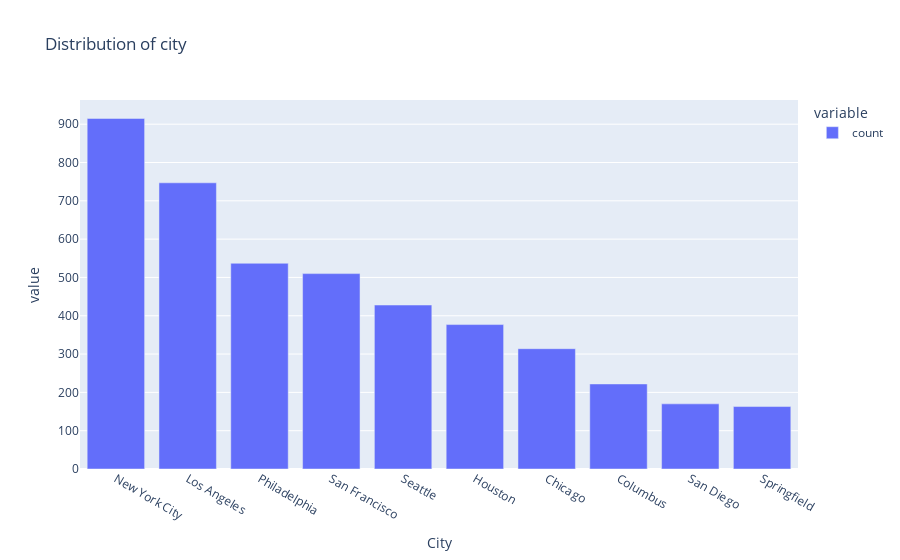

The code cell stored with this chart in its notebook:
### Markdown cell above
Analysis UNivarite

### Code cell
px.bar(data_frame=sup.City.value_counts().sort_values(ascending=False)[:10],title='Distribution of city')

### Figure 1 — Plotly figure (JSON) as saved in the notebook; plotly's stock layout.template omitted (floating-point values rounded to 4 significant figures)
{"data": [{"alignmentgroup": "True", "hovertemplate": "variable=count<br>City=%{x}<br>value=%{y}<extra></extra>", "legendgroup": "count", "marker": {"color": "#636efa", "pattern": {"shape": ""}}, "name": "count", "offsetgroup": "count", "orientation": "v", "showlegend": true, "textposition": "auto", "type": "bar", "x": ["New York City", "Los Angeles", "Philadelphia", "San Francisco", "Seattle", "Houston", "Chicago", "Columbus", "San Diego", "Springfield"], "xaxis": "x", "y": [915, 747, 537, 510, 428, 377, 314, 222, 170, 163], "yaxis": "y"}], "layout": {"barmode": "relative", "legend": {"title": {"text": "variable"}, "tracegroupgap": 0}, "title": {"text": "Distribution of city"}, "xaxis": {"anchor": "y", "domain": [0, 1], "title": {"text": "City"}}, "yaxis": {"anchor": "x", "domain": [0, 1], "title": {"text": "value"}}}}
